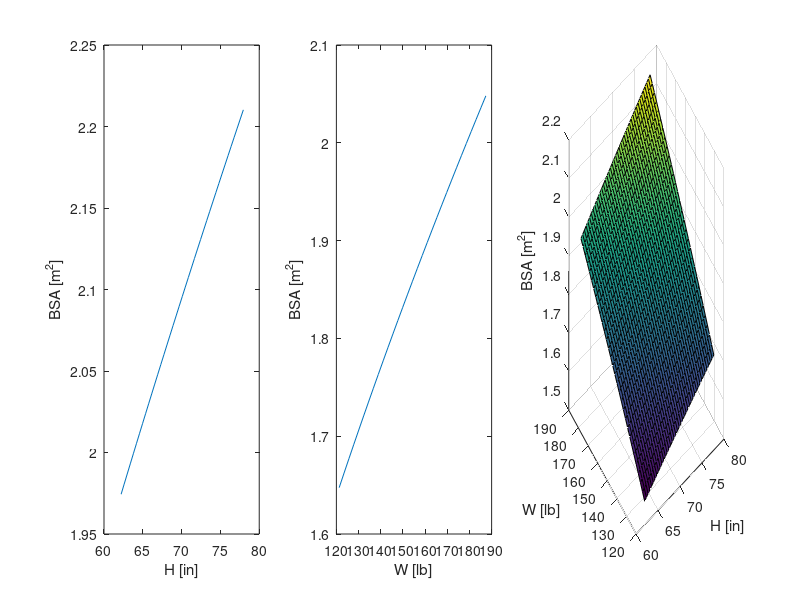

Here is the MATLAB script that generated this plot:
clear; clc; close all;

BSA = @(H,W) sqrt(H.*W/3131);

Wlb = @(W) W*2.20462;
Hin = @(H) H*0.393701;

% Change Height keeping weight fixed
W = 89; % [Kg]
H = 158:198;

subplot(1,3,1)
plot(Hin(H),BSA(Hin(H),Wlb(W)))
xlabel('H [in]')
ylabel('BSA [m^2]')

% Change Weight keeping height fixed
H = 178; % [cm]
W = 55:85;

subplot(1,3,2)
plot(Wlb(W),BSA(Hin(H),Wlb(W)))
xlabel('W [lb]')
ylabel('BSA [m^2]')

% Change Height and Weight simultaneously
H = 158:198;
W = 55:85;

[H,W] = meshgrid(H,W);
subplot(1,3,3)
surf(Hin(H),Wlb(W),BSA(Hin(H),Wlb(W)))
xlabel('H [in]')
ylabel('W [lb]')
zlabel('BSA [m^2]')




